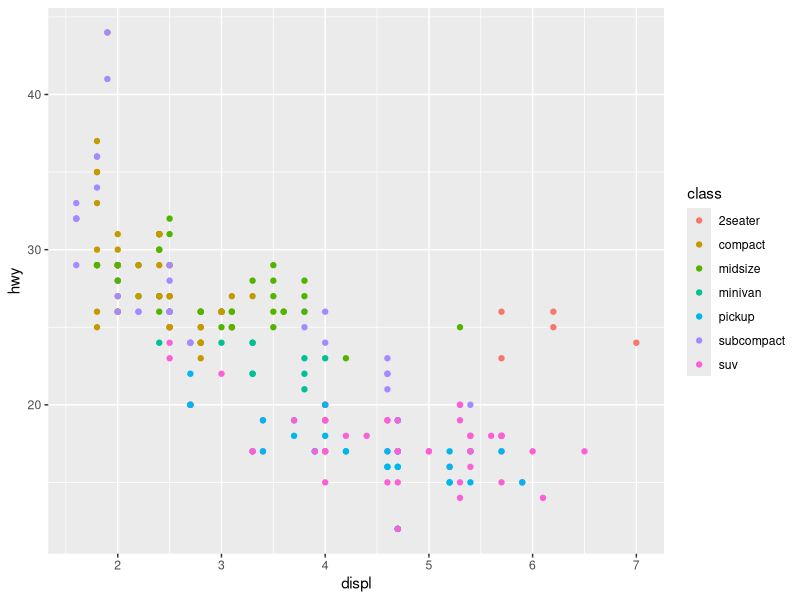
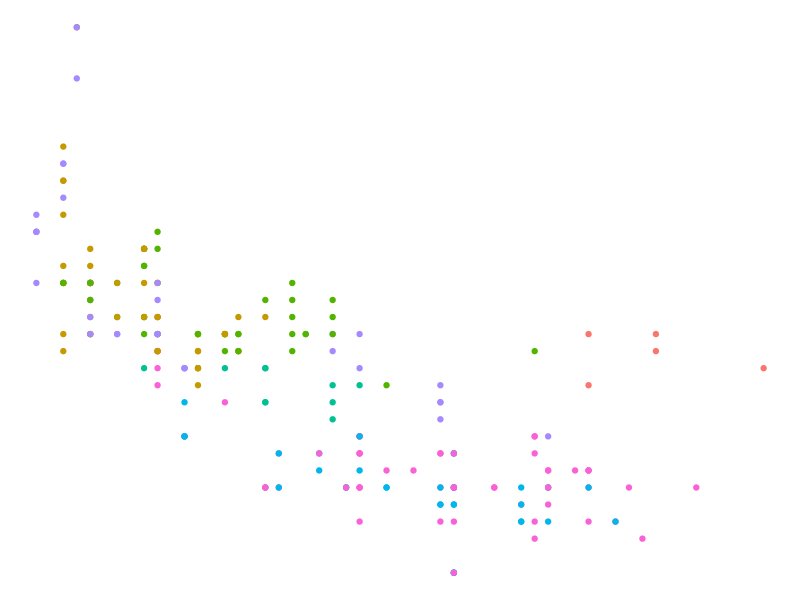
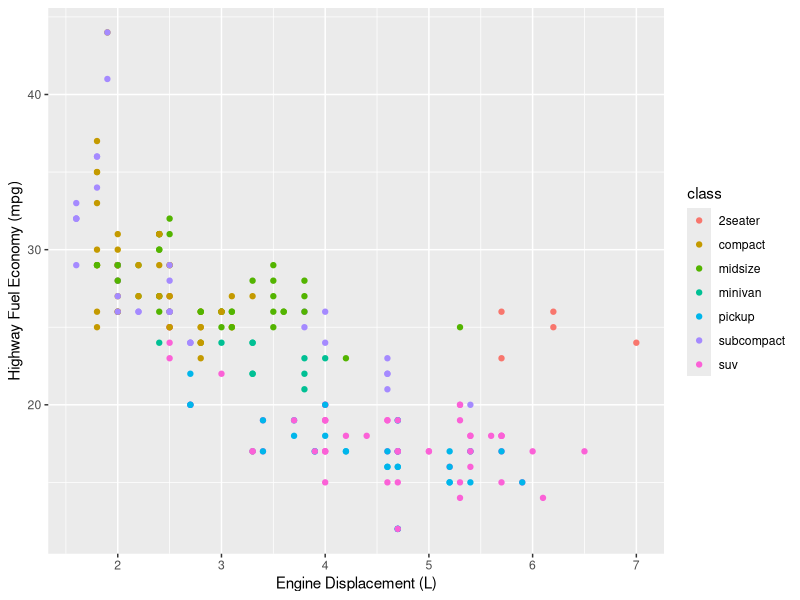
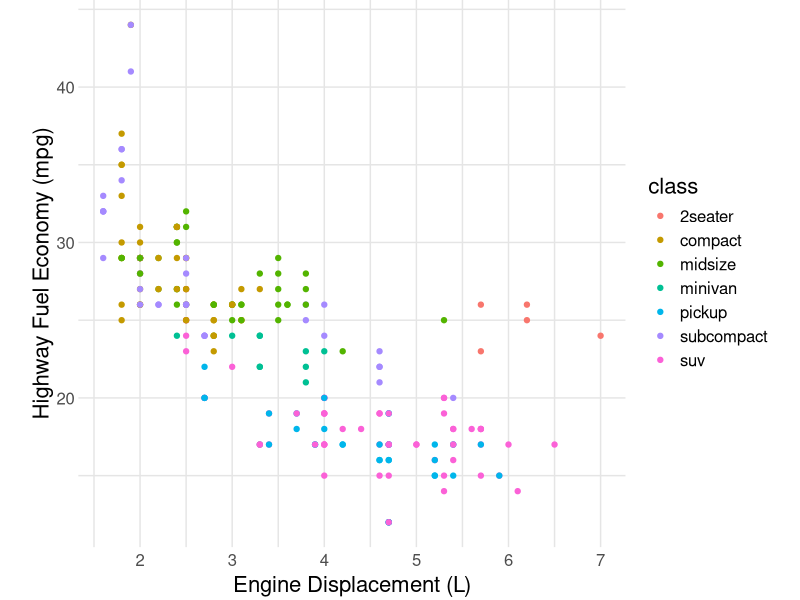
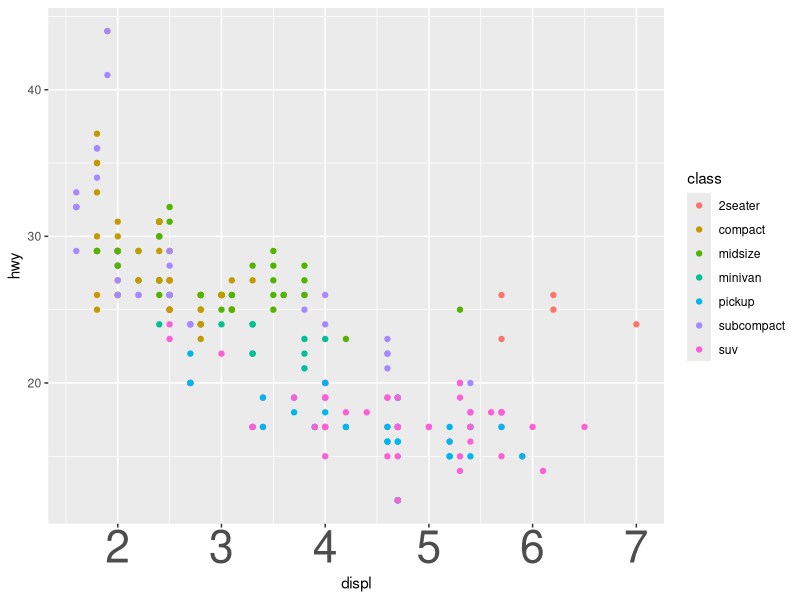
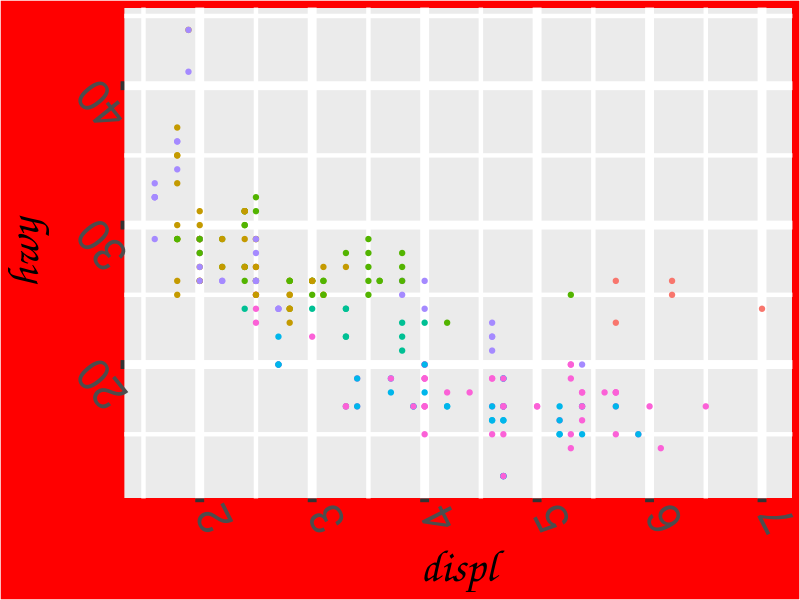

Source code (R) for these figures, in order:
## ---- chunk 1
# knitr options
library(tidyverse)
knitr::opts_chunk$set(echo = TRUE)
## ---- chunk 2
mpg %>%
  ggplot(aes(displ, hwy, color = class)) +
  geom_point()
## ---- chunk 3
mpg %>%
  ggplot(aes(displ, hwy, color = class)) +
  geom_point() +
  guides(color = "none") +
  theme_void()
## ---- chunk 4
## NOTE: No need to edit; feel free to re-use this code!
theme_common <- function() {
  theme_minimal() %+replace%
  theme(
    axis.text.x = element_text(size = 12),
    axis.text.y = element_text(size = 12),
    axis.title.x = element_text(margin = margin(4, 4, 4, 4), size = 16),
    axis.title.y = element_text(margin = margin(4, 4, 4, 4), size = 16, angle = 90),

    legend.title = element_text(size = 16),
    legend.text = element_text(size = 12),

    strip.text.x = element_text(size = 12),
    strip.text.y = element_text(size = 12),

    panel.grid.major = element_line(color = "grey90"),
    panel.grid.minor = element_line(color = "grey90"),

    aspect.ratio = 4 / 4,

    plot.margin = unit(c(t = +0, b = +0, r = +0, l = +0), "cm"),
    plot.title = element_text(size = 18),
    plot.title.position = "plot",
    plot.subtitle = element_text(size = 16),
    plot.caption = element_text(size = 12)
  )
}
## ---- chunk 5
mpg %>%
  ggplot(aes(displ, hwy, color = class)) +
  geom_point() +
  labs(
    x = "Engine Displacement (L)",
    y = "Highway Fuel Economy (mpg)"
  )
## ---- chunk 6
mpg %>%
  ggplot(aes(displ, hwy, color = class)) +
  geom_point() +
  theme_common() +
  labs(
    x = "Engine Displacement (L)",
    y = "Highway Fuel Economy (mpg)"
  )
## ---- chunk 7
mpg %>%
  ggplot(aes(displ, hwy, color = class)) +
  geom_point() +
  theme(
    axis.text.x = element_text(size = 32)
  )
## ---- chunk 8
mpg %>%
  ggplot(aes(displ, hwy, color = class)) +
  geom_point() +
  guides(color = "none") +
  theme(
    line = element_line(size = 3, color = "purple"),
    rect = element_rect(fill = "red"),
    axis.text.x = element_text(size = 32, angle = 117),
    axis.text.y = element_text(size = 32, angle = 129),
    axis.title.x = element_text(size = 32, family = "Comic Sans MS"),
    axis.title.y = element_text(size = 32, family = "Comic Sans MS")
  )
